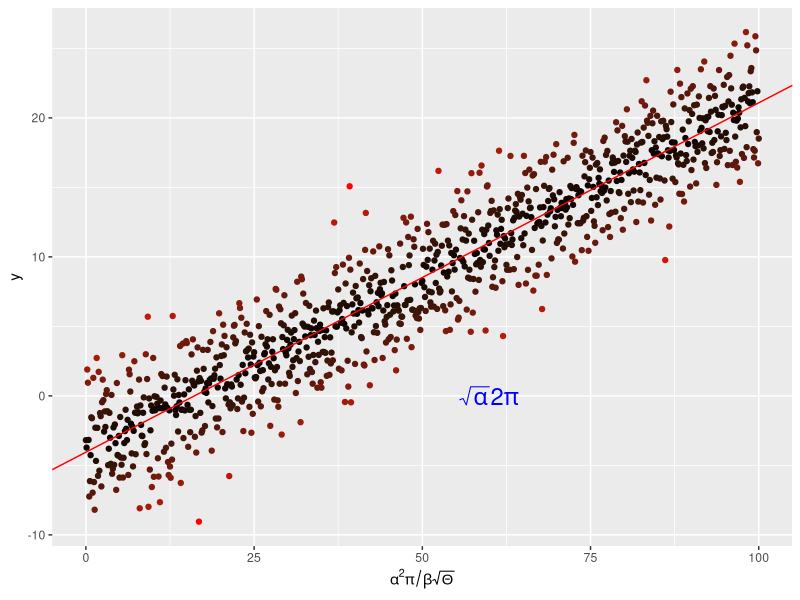
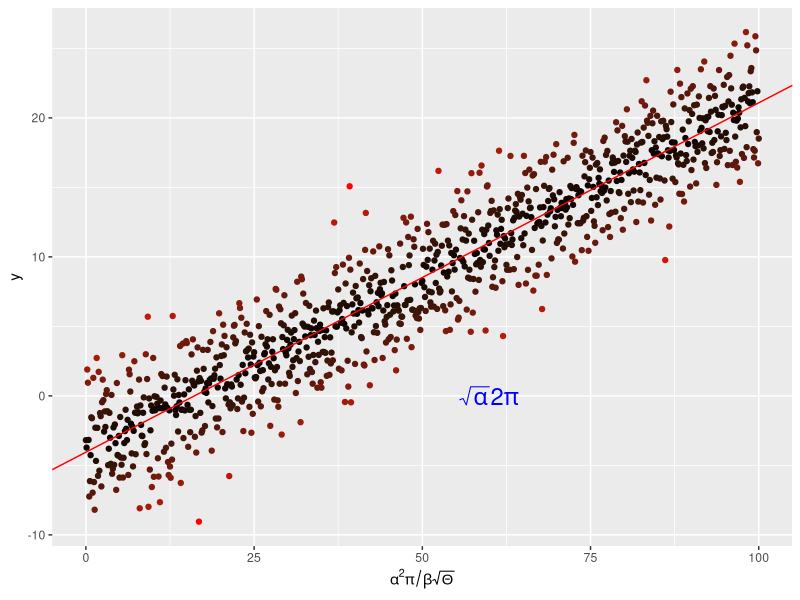

The R source for these figures, in order:
# Load necessary library
library(ggplot2)

# Generate data
x <- seq(0, 100, by = 0.1)
y <- -4 + 0.25 * x + rnorm(length(x), mean = 0, sd = 2.5)

# Put them in a dataframe
my_data <- data.frame(x = x, y = y)

# Perform a linear regression
my_lm <- lm(y ~ x, data = my_data)

# Plot the data
p <- ggplot(my_data, aes(x = x, y = y, colour = abs(my_lm$residuals))) +
  geom_point() +
  scale_colour_gradient(low = "black", high = "red") +
  theme(legend.position = "none") +
  scale_x_continuous(
    expression(alpha^2 * pi / beta * sqrt(Theta))
  )

# Add the regression line
p <- p + geom_abline(intercept = coef(my_lm)[1], slope = coef(my_lm)[2], colour = "red")

# Add annotation
p <- p + annotate("text", x = 60, y = 0, label = "sqrt(alpha) * 2 * pi", 
                  parse = TRUE, size = 6, colour = "blue")

# Print the plot
dev.new()
print(p)

# Save the plot
ggsave("week3/results/MyLinReg.pdf", plot = p)

